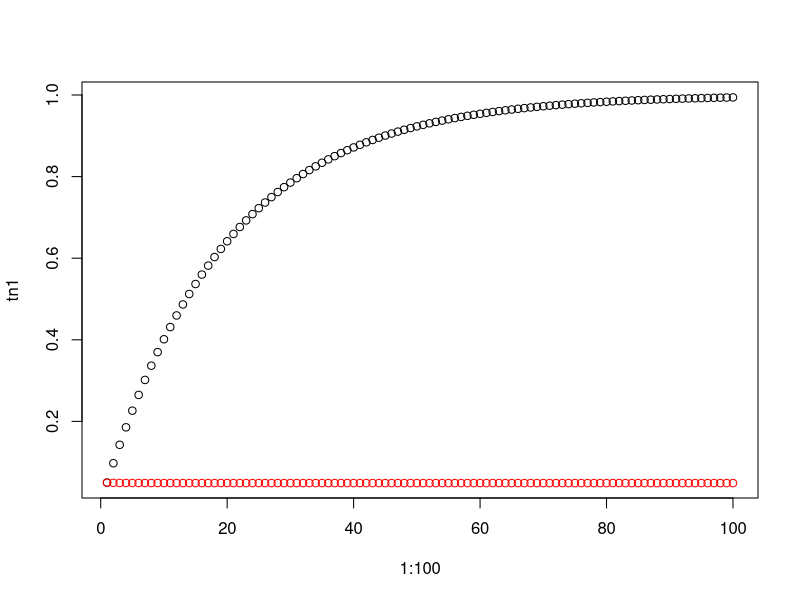

The R script that drew this image:
#T1

#P(vähintään yhdestä testistä p<0.05) = 1 - P(kaikista testeistä p>=0.05)

#Ei monitestauskorjausta

m <- 1:100

tn1 <- 1 - 0.95^m

#Bonferroni-korjaus

#Kaikki nimelliset p-arvot kerrotaan otoskoolla.
#Joten esimerkiksi kun m=100 saadaan 
#P(testistä saadaan p>=0.05) = 1 - 0.05/100

tn2 <- 1 - (1-0.05/m)^m

plot(1:100, tn1)
points(1:100, tn2, col="red")

#===============================================================================

#T2

#===============================================================================

#Testisuure Z_k
#Nollahypoteesin vallitessa noudattaa N(0,1)
#Vaihtoehtoisen vallitessa noudattaa N(3,1)

#testattavien hypoteesien määrä m=100000
#0.1% tilanteissa vaihtoehtoinen hypoteesi on tosi.

set.seed(2019)

m <- 100000
alpha <- 0.05

z1 <- rnorm(99900,0,1)
z2 <- rnorm(100,3,1)

z <- c(z1, z2)

z <- sample(z)
reject <- numeric(m)

p.values <- numeric(m)

#a

for (i in 1:m){
  p.values[i] <- 1-pnorm(abs(z[i]), mean = 0, sd = 1)
  
  reject[i] <- p.values[i]*m < alpha
}

sum(reject)

#b

p.values.sorted <- sort(p.values)

i <- 1

while (p.values.sorted[i] <= (i/m)*0.2){
  i <- i+1
}

i

#================

#T3

priori <- 0.01

ptautipos <- (0.85*priori)/(0.85*priori + 0.04*(1-priori))

ptautineg <- (0.15*priori)/(0.15*priori + 0.96*(1-priori))

100*ptautipos+900*ptautineg

#=========================

#T4

set.seed(20190109)
x <- rexp(45, rate = 1.6)

thetahat <- length(x)/sum(x)
thetanull <- 1.2

L <- function(theta, data){
  n <- length(data)
  
  return(theta^n*exp(-theta*sum(data)))
}

dl <- function(theta, data){
  n <- length(data)
  
  return(n/theta - sum(data))
}

#a Uskottavuusosamäärän testi

LR <- L(thetanull, x)/L(thetahat, x)

D <- -2*log(LR)

p1 <- 1-pchisq(D, df=1)

#b Waldin testi

ZW <- (thetahat-thetanull)/(sd(x)/sqrt(length(x)))

p2 <- 2*(1-pnorm(ZW,0,1))

#c Raon skooritesti

ddl <- function(theta, data){
  n <- length(data)
  
  return(-n/theta^2)
}

ZR <- dl(thetanull, x)/sqrt(-ddl(thetanull, x))

p3 <- 2*(1 - pnorm(ZR,0,1))

cat("Uskottavuusosamäärän testi: ", p1, "\nWaldin testi: ", p2, "\nRaon skooritesti: ", p3)

#T5

simn <- 10000
simD <- rep(NA,simn)
simZW <- rep(NA,simn)
simZR <- rep(NA,simn)
for(i in 1:simn)
{
  xsim <- rexp(45, rate=1.2)
  thetahatsim <- length(x)/sum(x)
  
  simD[i] <- -2*log(L(thetanull, xsim)/L(thetahatsim, xsim))
  simZW[i] <- (thetahatsim-thetanull)/(sd(xsim)/sqrt(length(xsim)))
  simZR[i] <- dl(thetanull, xsim)/sqrt(-ddl(thetanull, xsim))
}  

sum(D < simD)/simn
2*sum(ZW < simZW)/simn 
2*min(sum(ZR < simZR)/simn, sum(ZR > simZR)/simn)

cat("Uskottavuusosamäärän testi: ", p1, "\nWaldin testi: ", p2, "\nRaon skooritesti: ", p3)

#T6

simn <- 100000

simthetahat <- rep(NA,simn)

for(i in 1:simn){
  simthetahat[i] <- 45/rgamma(1, 45, 1.2)
}

#Lasketaan moniko simuloitu estimaatti on suurempi kuin alkuperäinen.
sum(simthetahat > thetahat)/simn


